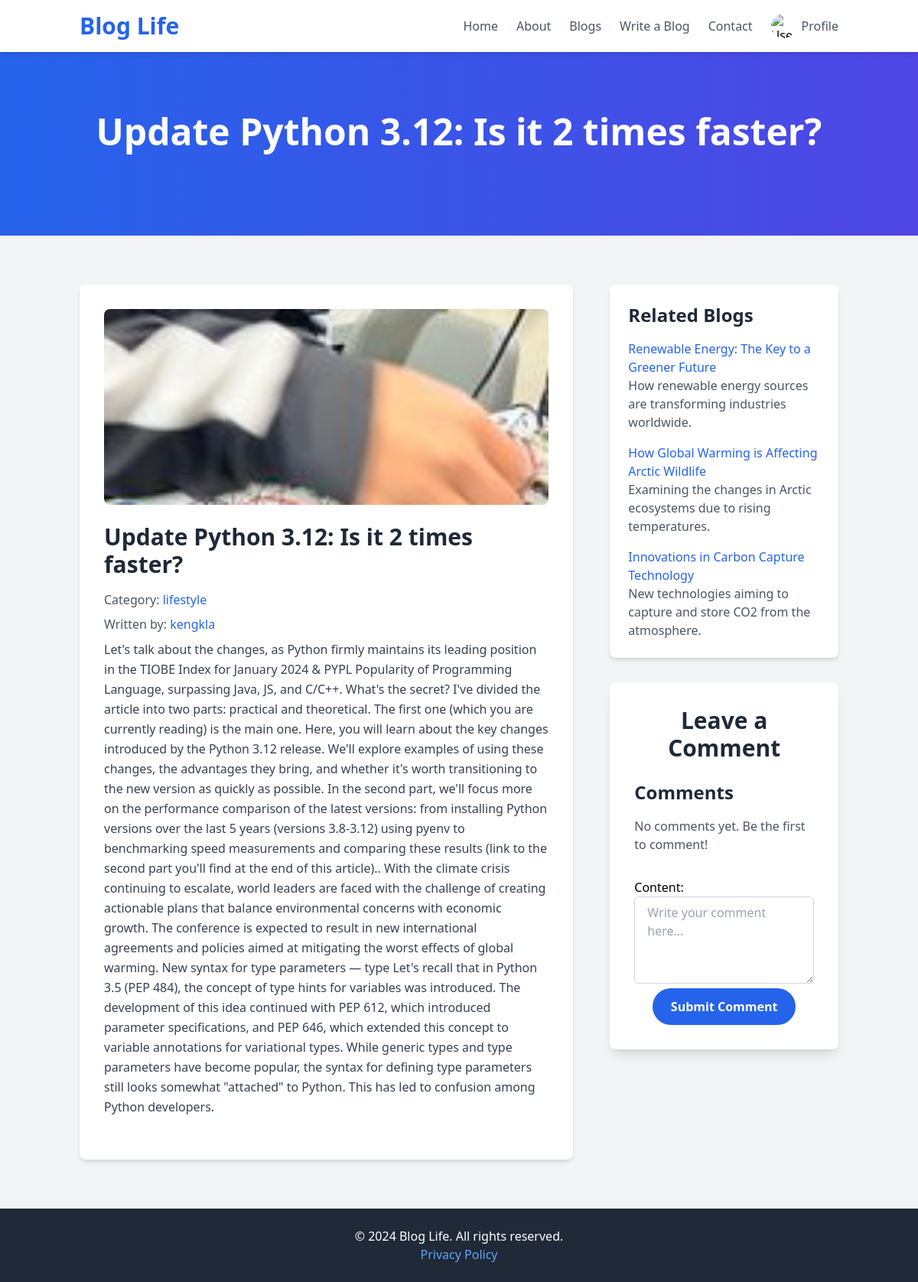
/blog/20/ (signed in), run on an earlier commit of the app's database.
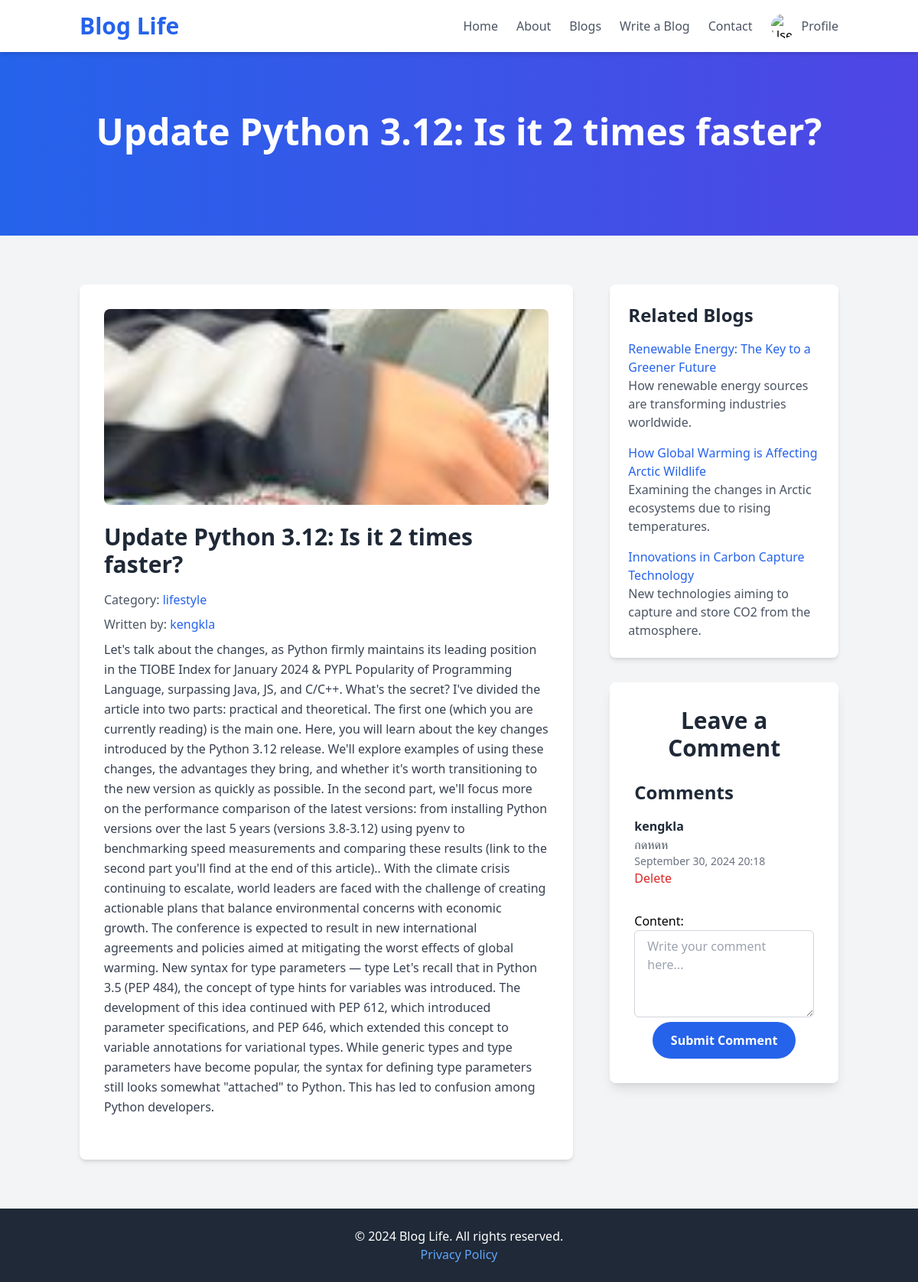
And on a later commit of the database.
### blog/models.py (models this page shows, shortened)
class Comment(models.Model):
    blog = models.ForeignKey(Blog, related_name='comments', on_delete=models.CASCADE)
    user = models.ForeignKey(User, on_delete=models.CASCADE)
    content = models.TextField()
    created_at = models.DateTimeField(auto_now_add=True)

### blog/views.py (the view)
# urls.py: path('blog/<int:blog_id>/', views.blog_details, name='blog_details'),
@login_required
def blog_details(request, blog_id):
    blog = get_object_or_404(Blog, id=blog_id)
    blog.views += 1
    blog.save()
    comments = blog.comments.all().order_by('-created_at')  # ดึงคอมเมนต์ที่เกี่ยวข้องกับบล็อก
    if request.method == 'POST':
        if request.user.is_authenticated:
            form = CommentForm(request.POST)
            if form.is_valid():
                comment = form.save(commit=False)
                comment.blog = blog
                comment.user = request.user
                comment.save()
                return redirect('blog_details', blog_id=blog.id)
        else:
            return redirect('login')  # ถ้าไม่ได้ล็อกอินให้ไปที่หน้า login
    else:
        form = CommentForm()
    context = {
        'blog': blog,
        'comments': comments,
        'form': form,
    }
    return render(request, 'blog/blog_details.html', context)

### blog/forms.py
class CommentForm(forms.ModelForm):
    class Meta:
        model = Comment
        fields = ['content']
        widgets = {
            'content': forms.Textarea(attrs={
                'class': 'w-full px-4 py-2 border border-gray-300 rounded-md focus:outline-none focus:ring-2 focus:ring-blue-500',
                'placeholder': 'Write your comment here...',
                'rows': 4,
            })
        }

### blog/templates/blog/blog_details.html (shortened to what the changed rows need)
<!DOCTYPE html>
<html lang="en">
<head>
    <script src="https://cdn.tailwindcss.com"></script>
</head>
<body class="bg-gray-100">
    <nav class="bg-white shadow-md sticky-nav">
        <div class="container mx-auto px-4 py-4 flex justify-between items-center">
            <h1><a href="{% url 'home' %}" class="text-3xl font-extrabold text-blue-600">Blog Life</a></h1>
        </div>
    </nav>
    <section class="bg-gradient-to-r from-blue-600 to-indigo-600 text-white text-center py-20">
        <div class="container mx-auto px-4">
            <h1 class="text-5xl font-extrabold mb-4">{{ blog.title }}</h1>
        </div>
    </section>
    <section class="container mx-auto px-4 py-16">
        <div class="grid grid-cols-1 md:grid-cols-3 gap-12">
            <article class="col-span-2 bg-white shadow-md rounded-lg p-8">
                <h2 class="text-3xl font-bold text-gray-800 mb-4">{{ blog.title }}</h2>
            </article>
            <aside class="col-span-1 space-y-8">
                <div class="bg-white shadow-lg rounded-lg p-8">
                    <h2 class="text-3xl font-bold text-gray-800 mb-6 text-center">Leave a Comment</h2>
                    <div class="mb-8">
                        <h3 class="text-2xl font-bold text-gray-800 mb-4">Comments</h3>
                        {% for comment in comments %}
                        <div class="mb-4">
                            <p class="text-gray-800 font-semibold">{{ comment.user.username }}</p>
                            <p class="text-gray-600">{{ comment.content }}</p>
                            <p class="text-sm text-gray-500">{{ comment.created_at|date:"F d, Y H:i" }}</p>
                            {% if comment.user == request.user or blog.user == request.user %}
                            <form action="{% url 'delete_comment' comment.id %}" method="POST">
                                <button type="submit" class="text-red-600 hover:underline">Delete</button>
                            </form>
                            {% endif %}
                        </div>
                        {% empty %}
                        <p class="text-gray-600">No comments yet. Be the first to comment!</p>
                        {% endfor %}
                    </div>
                </div>
            </aside>
        </div>
    </section>
</body>
</html>

What changed in the data, as far as the page shows it:
added Comment: user.username "kengkla", content "กดหดห", created_at "September 30, 2024 20:18", shows "Delete"
Also different on the page:
text no longer shown: "No comments yet. Be the first to comment!"
